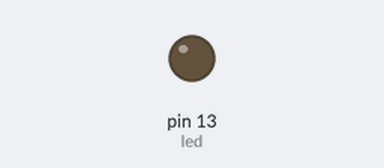
A sketch run on a simulated Arduino Mega 2560, built with avr-gcc and run on an emulated ATmega2560. On the bench: output pins drawn as LEDs (lit = HIGH). EEPROM starts erased; what the sketch prints to the serial monitor is not drawn.

Above: at 0.1 s.
At 39.6 s:
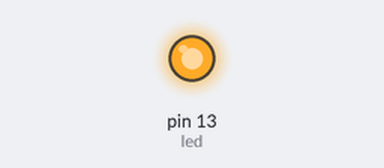
Timing chart, 0 to 40.0 s (numbered marks = the images above):
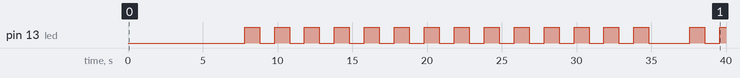

Measured:
- by itself, pin 13 (led): goes 13 × (HIGH 1.0 s, LOW 1.0 s), HIGH 1.0 s, LOW 2.7 s, HIGH 1.0 s, LOW 1.0 s, then HIGH

The sketch:

prime_Arduino_write_EEPROM_2560.ino
```cpp
/* Prime numbers in Arduino C v5.3 2024/01/15 for Arduino Mega 2560 */
// less than 750 primes in the limited RAM for this fast algorithm
// but 672 primes are enough since prime #671 is 5009 which is > sqrt(25 million)

#include <time.h>
#include <math.h>
#include <EEPROM.h>

double start;
uint8_t column = 10;
uint32_t found = 4;   // we already know 2, 3, 5, 7
int8_t divisors = found;
int8_t missing = 0;  // not yet calculated values
int8_t spaces  = 10;
// int primes[672] = {3, 5, 7}; // prime #671 is 5009 > sqrt(25 million) 88% RAM used
uint16_t primes[3403] = {3, 5, 7}; // for Mega 2560 only 3402 primes to 31623 = sqrt(1000000000)
int8_t led = LED_BUILTIN; // LED_BUILTIN

void setup() {
  Serial.begin(9600);
  pinMode(led, OUTPUT);
  for (int i = 0; i < 3; i++) {
    Serial.print(".");
    delay(1000);
  }
  const uint32_t   scope[] = {100, 1000, 10000, 100000, 1000000, 10000000, 25000000, 100000000, 1000000000, 2147483647, 4294967295};
  const long   reference[] = {25, 168, 1229, 9592, 78498, 664579, 1565927, 5761455, 50847534, 105097564, 203280221};
  const char*      label[] = {"100", "1,000", "10,000", "100,000", "1,000,000", "10,000,000", "25,000,000", "100,000,000", "1,000,000,000", "2,147,483,647", "4,294,967,295"};
  const int label_length[] = {3, 5, 6, 7, 9, 10, 10, 11, 13, 13, 13};

  // previous run
  Serial.print("\nPrevious results Arduino Mega 2560:\n");
  Serial.print("      last        seconds   \n");
  for(int i = 0; i < 11; i++) {
    spaces = 14 - label_length[i];
    // spaces = 11 - (int)log10(scope[i]);
    for(int j = 0; j < spaces; j++) {
      Serial.print(" ");
    }
    float last_time = 0.0;
    EEPROM.get(i * 4 + 1, last_time);
    if (last_time > 0) { missing++; }
    Serial.print(label[i]);
    // Serial.print(scope[i]);
    Serial.print("    ");
    Serial.print(last_time, 3);
    Serial.print("\n");
  }

  // start calculating
  for (int i = missing; i < 11; i++) // can only go to 1 billion
  {
    long last = scope[i];
    found = 4;   // we already know 2, 3, 5, 7
    Serial.println("\n\nPrime v5.3 on Arduino Mega 2560 with 8 KB SRAM, 4 KB EEPROM and 256 KB flash memory");
    Serial.print("Primes until ");
    // Serial.println(last);
    Serial.println(label[i]);
    start = millis();      // use micros() for more precision
    // Serial.println(start/1000000, 6);
    long largest_divider = (long)(sqrt(last));
    if(largest_divider % 2 == 0)
    {
      largest_divider += 1;
    }
    find_primes(largest_divider);
    Serial.print("Found ");
    Serial.print(found);
    Serial.print(" primes until ");
    Serial.print(largest_divider);
    Serial.print(" to use as divisors.\n");
    long dot = millis();
    int column = 0;
    for(long number = largest_divider + 2; number < last; number += 2)
    {
      found += is_prime_fast(number);
      if((millis() - dot) > 1000) {
        Serial.print(".");
        dot = millis();
        column += 1;
        if(column % 2 == 0) {
          digitalWrite(led, HIGH);
        }
        else
        {
          digitalWrite(led, LOW);
        }
        if(column > 40) {
          column = 0;
          elapsed_time(dot/1000);
          Serial.print(" - ");
          Serial.print(number);
          Serial.print(" ");
          Serial.print((int)(number / (last / 100)));
          Serial.print("% \n");
        }
      }
    }
    const float duration = (millis() - start)/1000;
    if(duration > 2) {
      Serial.print("\n");
    }
    Serial.print("Found ");
    Serial.print(found);
    Serial.print(" prime numbers. It should be ");
    Serial.print(reference[i]);
    Serial.print(".\nThis took ");
    Serial.print(duration, 3);
    Serial.print(" seconds.");
    elapsed_time(duration);
    EEPROM.put(i * 4 + 1, duration);
  }
  Serial.print("\n");
}

void loop() {  // program finished, just keep printing some dots
  for(int i = 0; i < 80; i++) {
    Serial.print(".");
    for(int x = 0; x < 100; x++) {
      digitalWrite(led, HIGH);  // turn the LED on (HIGH is the voltage level)
      delay(20);                       // wait for a second
      digitalWrite(led, LOW);   // turn the LED off by making the voltage LOW
      delay(30);
    }
  }
  Serial.print(".\n");
}

int is_prime(long number) {
  int prime = 1;
  for (long divider = 3; divider < (long)(sqrt(number)) + 1; divider += 2)
  {
    if (number % divider == 0)
    {
      prime = 0;
      break;
    }
  }
  return prime;
}

int find_primes(long limit) {
  for(long number=11; number < limit + 1; number += 2) {
    if( is_prime(number) == 1) {
      primes[found - 1] = number;
      found++;
    }
  }
  primes[found - 1] = limit;
  divisors = found - 1;
  return 1;
}

int is_prime_fast(long number) {
  long largest_divider = (long)(sqrt(number));
  int flag_prime = 1;
  for(int i=0; i < divisors; i++)
  {
    if(number % primes[i] == 0)
    {
      flag_prime = 0;
      break;
    }
    if(primes[i] > largest_divider)
    {
      break;
    }
  }
  return flag_prime;
}

void elapsed_time(long seconds) {
  int hours = (int)seconds/3600;
  int minutes = (int)(seconds/60 - hours*60);
  int sec = (int)(seconds - minutes*60 - hours*3600);
  Serial.print(" ");
  Serial.print(hours);
  Serial.print("h ");
  Serial.print(minutes);
  Serial.print("min ");
  Serial.print(sec);
  Serial.print("s ");
}
```
